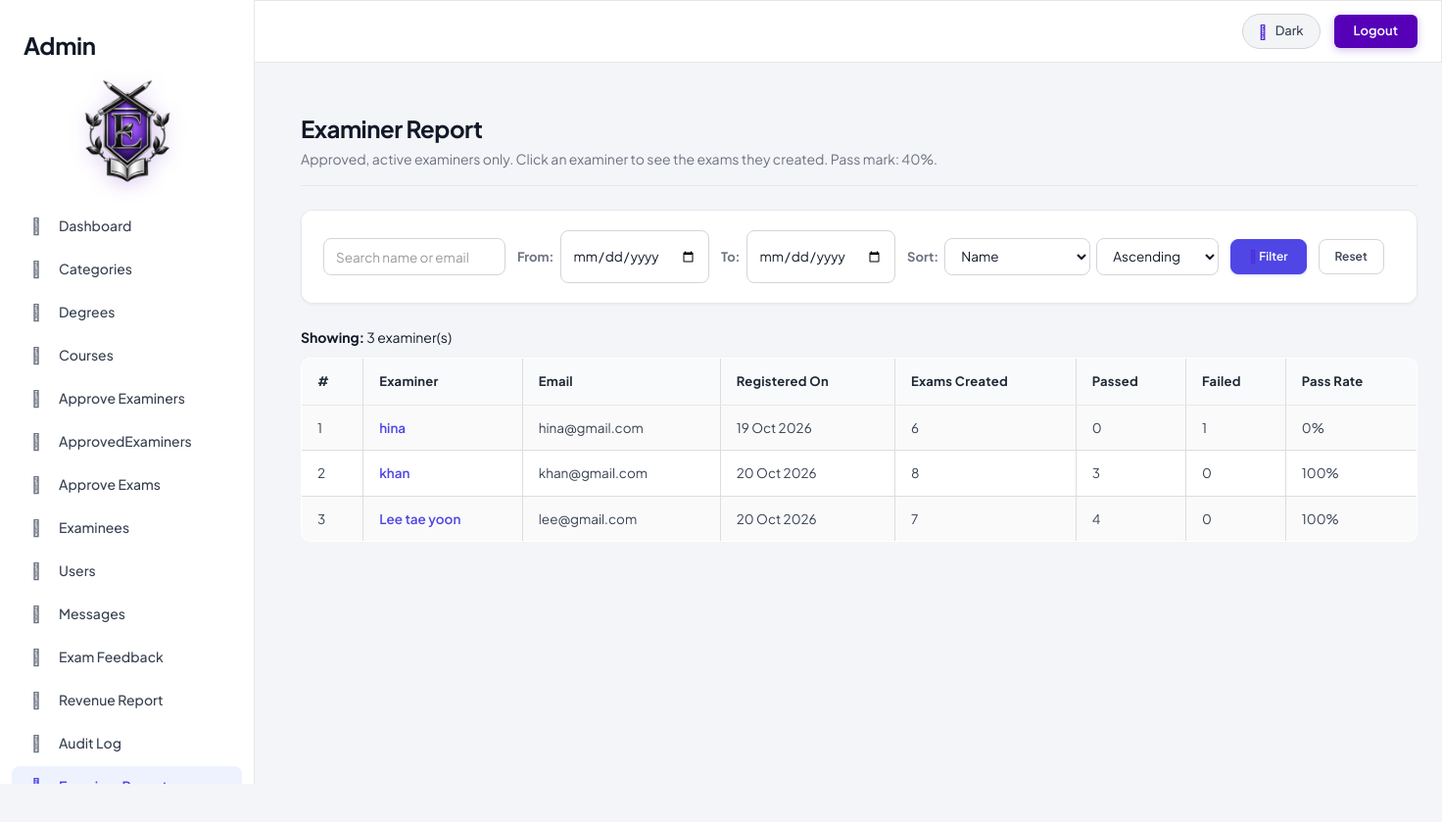
/admin/examiner_report.php (signed in), run on the app's committed database.
### tables this page shows
CREATE TABLE IF NOT EXISTS `examiners` (
  `id` int NOT NULL AUTO_INCREMENT,
  `name` varchar(100) NOT NULL,
  `email` varchar(100) NOT NULL,
  `password` varchar(255) NOT NULL,
  `status` enum('pending','approved','rejected') DEFAULT 'pending',
  `created_at` timestamp NOT NULL DEFAULT CURRENT_TIMESTAMP,
  `account_status` enum('active','disabled') DEFAULT 'active',
  `category_id` int DEFAULT NULL,
  `phone` varchar(15) DEFAULT NULL,
  `profile_photo` varchar(255) DEFAULT NULL,
  PRIMARY KEY (`id`),
  UNIQUE KEY `email` (`email`),
  KEY `fk_examiner_category` (`category_id`)
);

### admin/report_helpers.php (called while the page is built, shortened)
<?php
function rp_h($value)
{
    return htmlspecialchars((string)$value, ENT_QUOTES, 'UTF-8');
}
function rp_pass_sql()
{
    return "(r.grading_status = 'completed' AND r.total_marks > 0 AND (r.marks_obtained / r.total_marks) * 100 >= " . (float)PASS_PERCENT . ")";
}
function rp_fail_sql()
{
    return "(r.grading_status = 'completed' AND (r.total_marks <= 0 OR (r.marks_obtained / r.total_marks) * 100 < " . (float)PASS_PERCENT . "))";
}
function rp_rate($pass, $total)
{
    return $total > 0 ? round(($pass / $total) * 100, 1) : 0;
}

### classes/DataAccess.class.php (called while the page is built, shortened)
<?php
class DataAccess
{
	private $_con,$_query,$_errors;
	public function __construct()
	{
		if(!$this->_con=mysqli_connect(DB_HOST,DB_USER,DB_PASSWORD,DB_NAME))
		{
			die("connection Error");
		}
	}
	public function query($query)
	{
		if(isset($query))
		{
			$trimmed = trim($query);
			$words = explode(' ', $trimmed);
			$first_word = strtolower($words[0]);
			$this->_query = $query;
			$res = mysqli_query($this->_con, $this->_query);
			if($first_word == 'select' || $first_word == 'show' || $first_word == 'describe')
			{
				if($res && is_object($res) && mysqli_num_rows($res))
				{
					$dataArr = array();
					while($row = mysqli_fetch_assoc($res))
					{
						$dataArr[] = $row;
					}
					return $dataArr;
				}
				else
				{
					return false;
				}
			}
			else
			{
				return (bool)$res;
			}
		}
		return false;
	}
}
?>

### admin/examiner_report.php (the view, shortened to what this page needs)
<?php
require_once('report_helpers.php');
$dao = new DataAccess();
$search = isset($_GET['search']) ? trim($_GET['search']) : '';
$from   = isset($_GET['from']) ? trim($_GET['from']) : '';
$to     = isset($_GET['to']) ? trim($_GET['to']) : '';
$sort   = isset($_GET['sort']) ? $_GET['sort'] : 'name';
$order  = (isset($_GET['order']) && $_GET['order'] === 'desc') ? 'desc' : 'asc';
if (!preg_match('/^\d{4}-\d{2}-\d{2}$/', $from)) { $from = ''; }
if (!preg_match('/^\d{4}-\d{2}-\d{2}$/', $to))   { $to = ''; }
$where = "ex.status = 'approved' AND ex.account_status = 'active'";
$examiners = $dao->query(
    "SELECT ex.id, ex.name, ex.email, ex.created_at, COUNT(e.id) AS exam_count
     FROM examiners ex
     LEFT JOIN exams e ON e.created_by = ex.id
     WHERE " . $where . "
     GROUP BY ex.id, ex.name, ex.email, ex.created_at"
);
$stats = array();
$statRows = $dao->query(
    "SELECT e.created_by AS examiner_id,
            SUM(CASE WHEN " . rp_pass_sql() . " THEN 1 ELSE 0 END) AS passed,
            SUM(CASE WHEN " . rp_fail_sql() . " THEN 1 ELSE 0 END) AS failed
     FROM exam_results r
     JOIN exams e ON e.id = r.exam_id
     WHERE e.created_by IS NOT NULL
     GROUP BY e.created_by"
);
if (is_array($statRows)) {
    foreach ($statRows as $s2) {
        $stats[(int)$s2['examiner_id']] = array((int)$s2['passed'], (int)$s2['failed']);
    }
}
foreach ($examiners as $k => $ex) {
    $id = (int)$ex['id'];
    $p = isset($stats[$id]) ? $stats[$id][0] : 0;
    $f = isset($stats[$id]) ? $stats[$id][1] : 0;
    $examiners[$k]['passed'] = $p;
    $examiners[$k]['failed'] = $f;
    $examiners[$k]['rate'] = ($p + $f) > 0 ? ($p / ($p + $f)) * 100 : -1;
}
usort($examiners, function ($a, $b) use ($sort, $order) {
    switch ($sort) {
        case 'registered': $cmp = strtotime($a['created_at']) - strtotime($b['created_at']); break;
        case 'exams':      $cmp = (int)$a['exam_count'] - (int)$b['exam_count']; break;
        case 'passrate':   $cmp = $a['rate'] <=> $b['rate']; break;
        default:           $cmp = strcasecmp($a['name'], $b['name']);
    }
    return $order === 'desc' ? -$cmp : $cmp;
});
include('header.php');
?>
<div class="container" style="margin-top:20px;">
    <h2>Examiner Report</h2>
    <p class="text-muted">Approved, active examiners only. Click an examiner to see the exams they created. Pass mark: <?= (int)PASS_PERCENT; ?>%.</p>
    <hr>
    <div class="panel panel-default" style="margin-bottom:24px;">
        <div class="panel-body" style="padding:16px 20px;">
            <form method="GET" class="form-inline" style="display:flex; flex-wrap:wrap; gap:12px; align-items:center;">
                <div class="form-group">
                    <input type="text" name="search" class="form-control" placeholder="Search name or email" value="<?= rp_h($search); ?>">
                </div>
                <div class="form-group" style="display:flex; align-items:center; gap:6px;">
                    <label for="from" style="font-size:13px; color:var(--text-muted); margin:0;">From:</label>
                    <input type="date" name="from" id="from" class="form-control" value="<?= rp_h($from); ?>">
                </div>
                <div class="form-group" style="display:flex; align-items:center; gap:6px;">
                    <label for="to" style="font-size:13px; color:var(--text-muted); margin:0;">To:</label>
                    <input type="date" name="to" id="to" class="form-control" value="<?= rp_h($to); ?>">
                </div>
                <div class="form-group" style="display:flex; align-items:center; gap:6px;">
                    <label for="sort" style="font-size:13px; color:var(--text-muted); margin:0;">Sort:</label>
                    <select name="sort" id="sort" class="form-control">
                        <option value="name" <?= $sort === 'name' ? 'selected' : ''; ?>>Name</option>
                    </select>
                    <select name="order" class="form-control">
                        <option value="asc" <?= $order === 'asc' ? 'selected' : ''; ?>>Ascending</option>
                    </select>
                </div>
                <button type="submit" class="btn btn-primary btn-sm"><i class="fa fa-search"></i> Filter</button>
                <a href="examiner_report.php" class="btn btn-default btn-sm">Reset</a>
            </form>
        </div>
    </div>
    <p><strong>Showing:</strong> <?= count($examiners); ?> examiner(s)</p>
    <div class="table-responsive">
        <table class="table table-bordered table-striped table-hover">
            <thead>
                <tr>
                    <th>#</th>
                    <th>Examiner</th>
                    <th>Email</th>
                    <th>Registered On</th>
                    <th>Exams Created</th>
                    <th>Passed</th>
                    <th>Failed</th>
                    <th>Pass Rate</th>
                </tr>
            </thead>
            <tbody>
            <?php if (!empty($examiners)) { $i = 1; foreach ($examiners as $ex) {
                $id = (int)$ex['id'];
                $p = $ex['passed'];
                $f = $ex['failed'];
                ?>
                <tr>
                    <td><?= $i++; ?></td>
                    <td><a class="rp-link" href="examiner_exams.php?examiner_id=<?= $id; ?>"><?= rp_h($ex['name']); ?></a></td>
                    <td><?= rp_h($ex['email']); ?></td>
                    <td><?= !empty($ex['created_at']) ? rp_h(date('d M Y', strtotime($ex['created_at']))) : '&mdash;'; ?></td>
                    <td><?= (int)$ex['exam_count']; ?></td>
                    <td><?= $p; ?></td>
                    <td><?= $f; ?></td>
                    <td><?= ($p + $f) > 0 ? rp_rate($p, $p + $f) . '%' : '&mdash;'; ?></td>
                </tr>
            <?php } } else { ?>
                <tr><td colspan="8" class="text-center">No examiners match your search.</td></tr>
            <?php } ?>
            </tbody>
        </table>
    </div>
</div>
<?php include('footer.php'); ?>

### admin/report_helpers.php (style rules this page uses)
.rp-link { font-weight:600; color:#4f46e5; text-decoration:none; }

### data on the page
examiners: name "hina", email "hina@gmail.com", created_at "19 Oct 2026", exam_count "6", p "0", f "1", f "0"
examiners: name "khan", email "khan@gmail.com", created_at "20 Oct 2026", exam_count "8", p "3", f "0", f "100"
examiners: name "Lee tae yoon", email "lee@gmail.com", created_at "20 Oct 2026", exam_count "7", p "4", f "0", f "100"

### other printed values
PASS_PERCENT "40"
count($examiners) "3"
